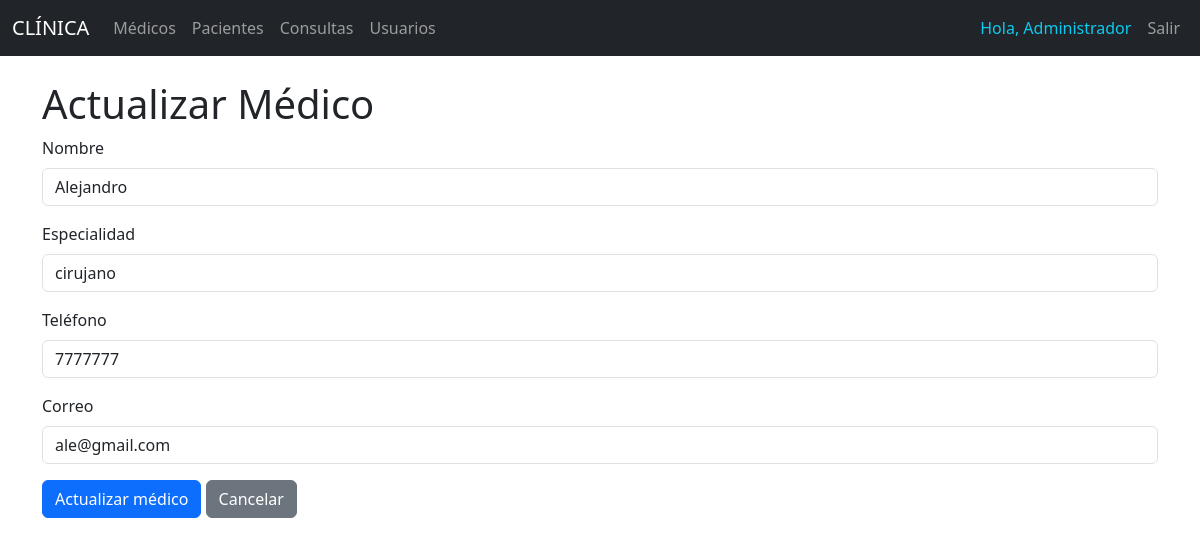
The page /medicos/edit/1 (signed in) on the database as committed earlier.
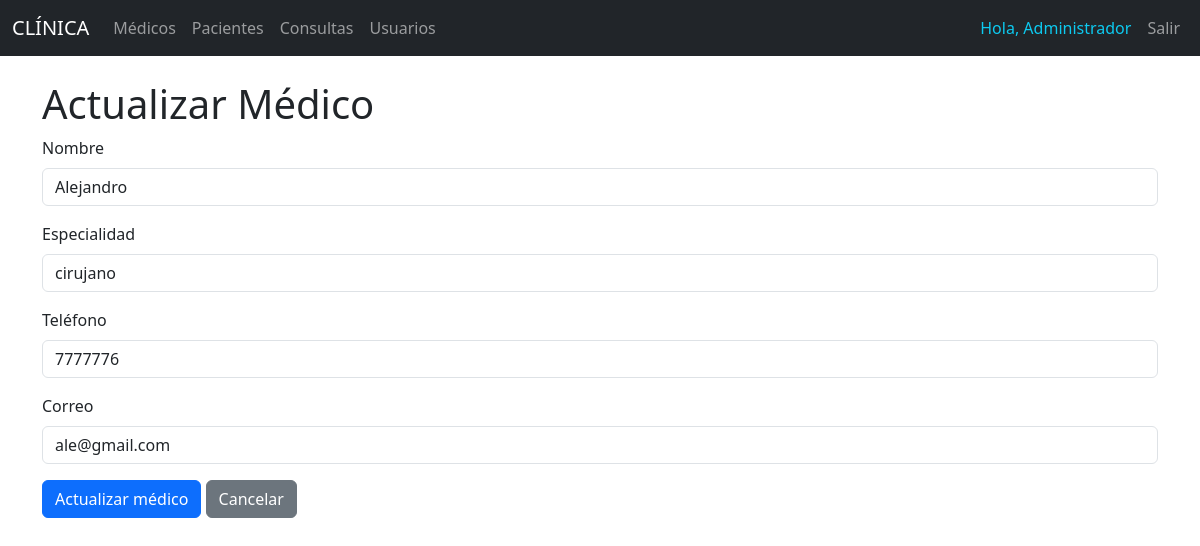
The same page on the database as committed later.
### models/medico_model.py (models this page shows, shortened)
class Medico(db.Model):
    __tablename__ = "medicos"
    id = db.Column(db.Integer, primary_key=True)
    nombre = db.Column(db.String(80), nullable=False)
    especialidad = db.Column(db.String(100), nullable=False)
    telefono = db.Column(db.String(20), nullable=False)
    correo = db.Column(db.String(100), nullable=False)
    consultas = db.relationship('Consulta', back_populates='medico', cascade="all, delete-orphan")
    @staticmethod
    def get_by_id(id):
        return Medico.query.get(id)
    def delete(self):
        db.session.delete(self)
        db.session.commit()

### controllers/medico_controller.py (the view, shortened to what this page needs)
@medico_bp.route("/edit/<int:id>", methods=['GET', 'POST'])
@login_required  # Proteger esta ruta
def edit(id):
    medico = Medico.get_by_id(id)
    return medico_view.edit(medico)

### run.py (called while the page is built)
@app.context_processor
def inject_active_path():
    def is_active(path):
        return 'active' if request.path == path else ''
    return(dict(is_active = is_active))

### view/medico_view.py (called while the page is built)
def edit(medico):
    return render_template('medicos/edit.html', medico=medico)

### templates/medicos/edit.html (shortened to what this page needs)
{% extends 'base.html' %}
{% block content %}
<h1>Actualizar Médico</h1>
<form action="{{ url_for('medico.edit', id=medico.id) }}" method="POST">
    <div class="mb-3">
        <label for="" class="form-label">Nombre</label>
        <input type="text" class="form-control" name="nombre" value="{{ medico.nombre }}" required>
    </div>
    <div class="mb-3">
        <label for="" class="form-label">Especialidad</label>
        <input type="text" class="form-control" name="especialidad" value="{{ medico.especialidad }}" required>
    </div>
    <div class="mb-3">
        <label for="" class="form-label">Teléfono</label>
        <input type="text" class="form-control" name="telefono" value="{{ medico.telefono }}" required>
    </div>
    <div class="mb-3">
        <label for="" class="form-label">Correo</label>
        <input type="email" class="form-control" name="correo" value="{{ medico.correo }}" required>
    </div>
    <button type="submit" class="btn btn-primary">Actualizar médico</button>
    <a class="btn btn-secondary" href="/medicos/">Cancelar</a>
</form>
{% endblock %}

Rows that differ between the two databases and show on the page:
changed Medico "Alejandro": telefono "7777777" → "7777776"
